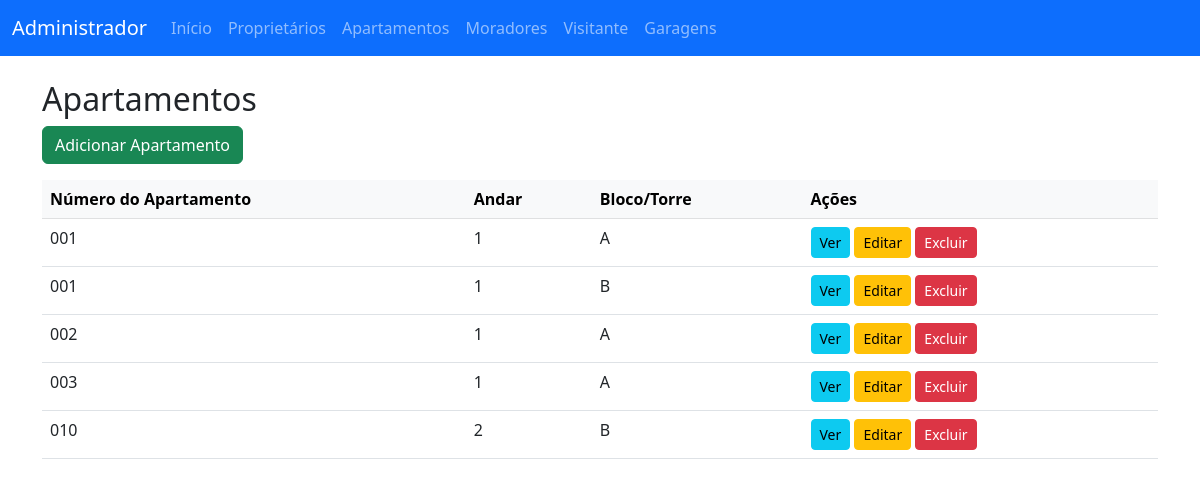
Page /apartamentos/ on the earlier database version.
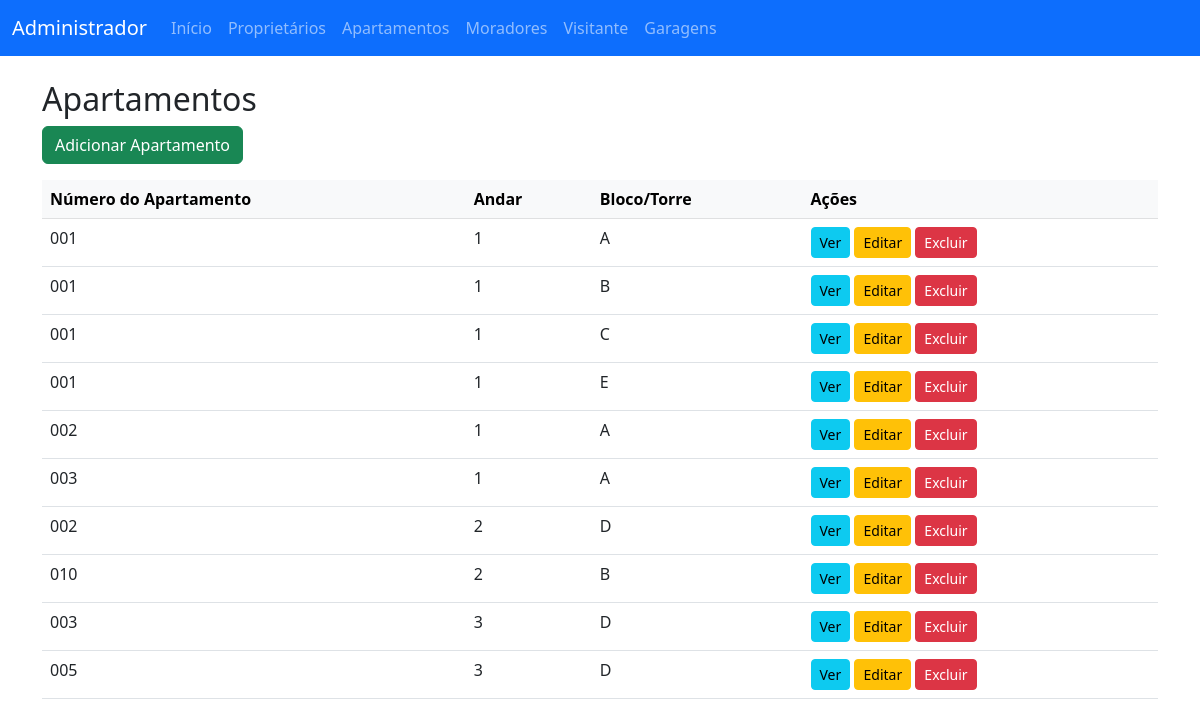
Same page on the later database version.
### apartamentos/models.py (models this page shows, shortened)
class Apartamento(models.Model):
    numero = models.CharField(max_length=10, verbose_name="Número do Apartamento")
    andar = models.IntegerField(blank=True, null=True, verbose_name="Andar")
    bloco = models.CharField(max_length=10, verbose_name="Bloco/Torre")
    status = models.BooleanField(default=True, verbose_name="Status")
    proprietario = models.ForeignKey(Proprietario, on_delete=models.SET_NULL,
                   null=True,
                   blank=True,
                   related_name="proprietario_apartamento")
    data_criacao = models.DateTimeField(auto_now_add=True)
    data_atualizacao = models.DateTimeField(auto_now=True)
    class Meta:
        verbose_name = "Apartamento"
        verbose_name_plural = "Apartamentos"
        ordering = ["andar", "numero"]
        constraints = [
        models.UniqueConstraint(fields=['numero', 'bloco'], name='unique_numero_bloco')
    ]

### apartamentos/views.py (the view)
# urls.py: path('',ApartamentoListView.as_view(), name='apartamento_list'),
class ApartamentoListView(ListView):
    model = Apartamento
    template_name = 'apartamentos/apartamento_list.html'
    context_object_name = 'apartamentos'
    paginate_by = 10

### apartamentos/templates/apartamentos/apartamento_list.html (shortened to what this page needs)
{% extends 'apartamentos/base.html' %}
{% block content %}
<h2>Apartamentos</h2>
<a href="{% url 'apartamento_create' %}" class="btn btn-success mb-3">Adicionar Apartamento</a>
<table class="table table-hover">
    <thead class="table-light">
        <tr>
            <th>Número do Apartamento</th>
            <th>Andar</th>
            <th>Bloco/Torre</th>
            <th>Ações</th>
        </tr>
    </thead>
    <tbody>
    {% for apartamento in apartamentos %}
        <tr>
            <td>{{ apartamento.numero }} </td>
            <td>{{ apartamento.andar }}</td>
            <td>{{ apartamento.bloco }}</td>
            <td>
                <a class="btn btn-sm btn-info" href="{% url 'apartamento_detail' apartamento.pk %}">Ver</a>
                <a class="btn btn-sm btn-warning" href="{% url 'apartamento_update' apartamento.pk %}">Editar</a>
                <a class="btn btn-sm btn-danger" href="{% url 'apartamento_delete' apartamento.pk %}">Excluir</a>
            </td>
        </tr>
    {% empty %}
        <tr><td colspan="4">Nenhum Apartamento Cadastrado.</td></tr>
    {% endfor %}
    </tbody>
</table>
{% endblock %}

Differences in the rows shown:
added Apartamento: numero "001", andar "1", bloco "C"
added Apartamento: numero "001", andar "1", bloco "E"
added Apartamento: numero "002", andar "2", bloco "D"
added Apartamento: numero "003", andar "3", bloco "D"
added Apartamento: numero "005", andar "3", bloco "D"
